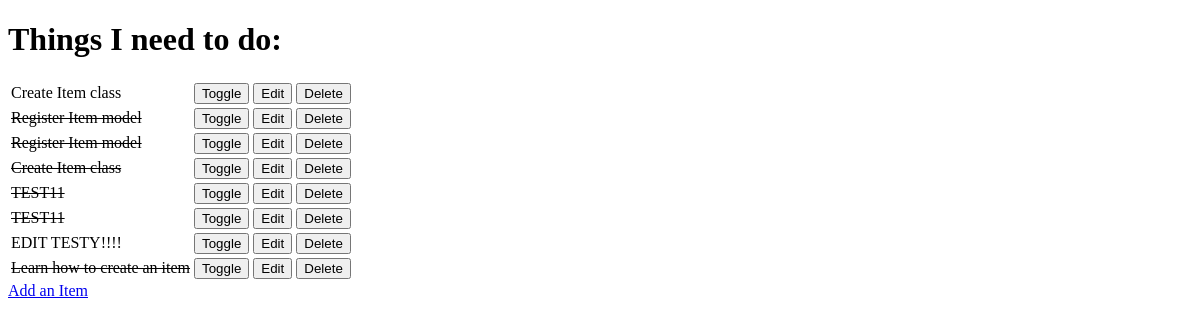
The app's page /, older data.
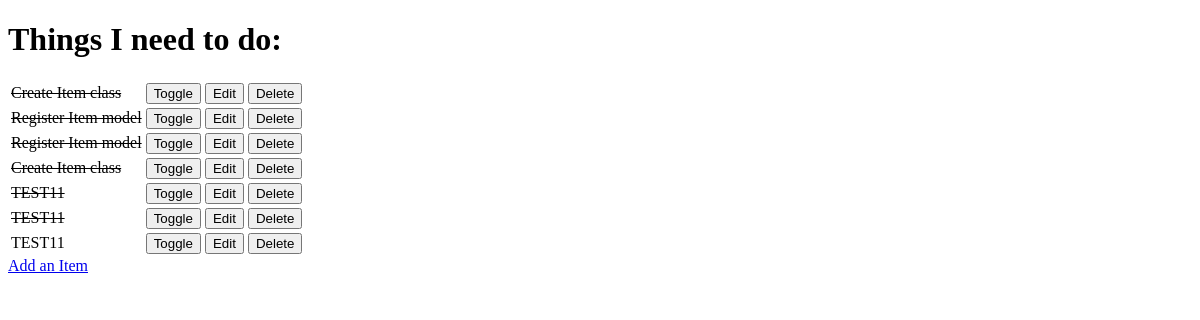
The same page, newer data.
### todo/models.py (models this page shows, shortened)
class Item(models.Model):  #Think of this class as a single table  , now django automatically creates an item table , the parameter is inherting the model class from the model import above, remeber in this case we dont have to specify __init__ for example like flask.
    name = models.CharField(max_length=50, null=False , blank =False) # blank makes it required on forms.
    done = models.BooleanField(null=False , blank =False ,default= False) # use makemigrations command to make the file

### todo/views.py (the view)
# urls.py: path('', views.get_todo_list, name='get_todo_list'),
def get_todo_list(request):
    items = Item.objects.all()
    context = {
        'items': items
    }
    return render(request, 'todo/todo_list.html', context)

### todo/templates/todo/todo_list.html (shortened to what this page needs)
<!DOCTYPE html>
<html lang="en">
<head>
</head>
<body>
    <h1>Things I need to do:</h1>
    <table>
        {% for item in items %}
            <tr>
                {% if item.done %}
                    <td><strike>{{ item.name }}</strike></td>
                {% else %}
                    <td>{{ item.name }}</td>
                {% endif %}
                <td>
                    <a href="/toggle/{{ item.id }}">
                        <button>Toggle</button>
                    </a>
                </td>
                <td>
                    <a href="/edit/{{ item.id }}">
                        <button>Edit</button>
                    </a>
                </td>
                <td>
                    <a href="/delete/{{ item.id }}">
                        <button>Delete</button>
                    </a>
                </td>
            </tr>
        {% empty %}
            <tr><td>You have nothing to do.</td></tr>
        {% endfor %}
    </table>
    <a href="/add">Add an Item</a>
</body>
</html>

Row changes from the older to the newer data that the page shows:
removed Item: name "Learn how to create an item"
changed Item (number 1 of 7 on the later page): done False → True (drawn)
changed Item (number 7 of 7 on the later page): name "EDIT TESTY!!!!" → "TEST11"
